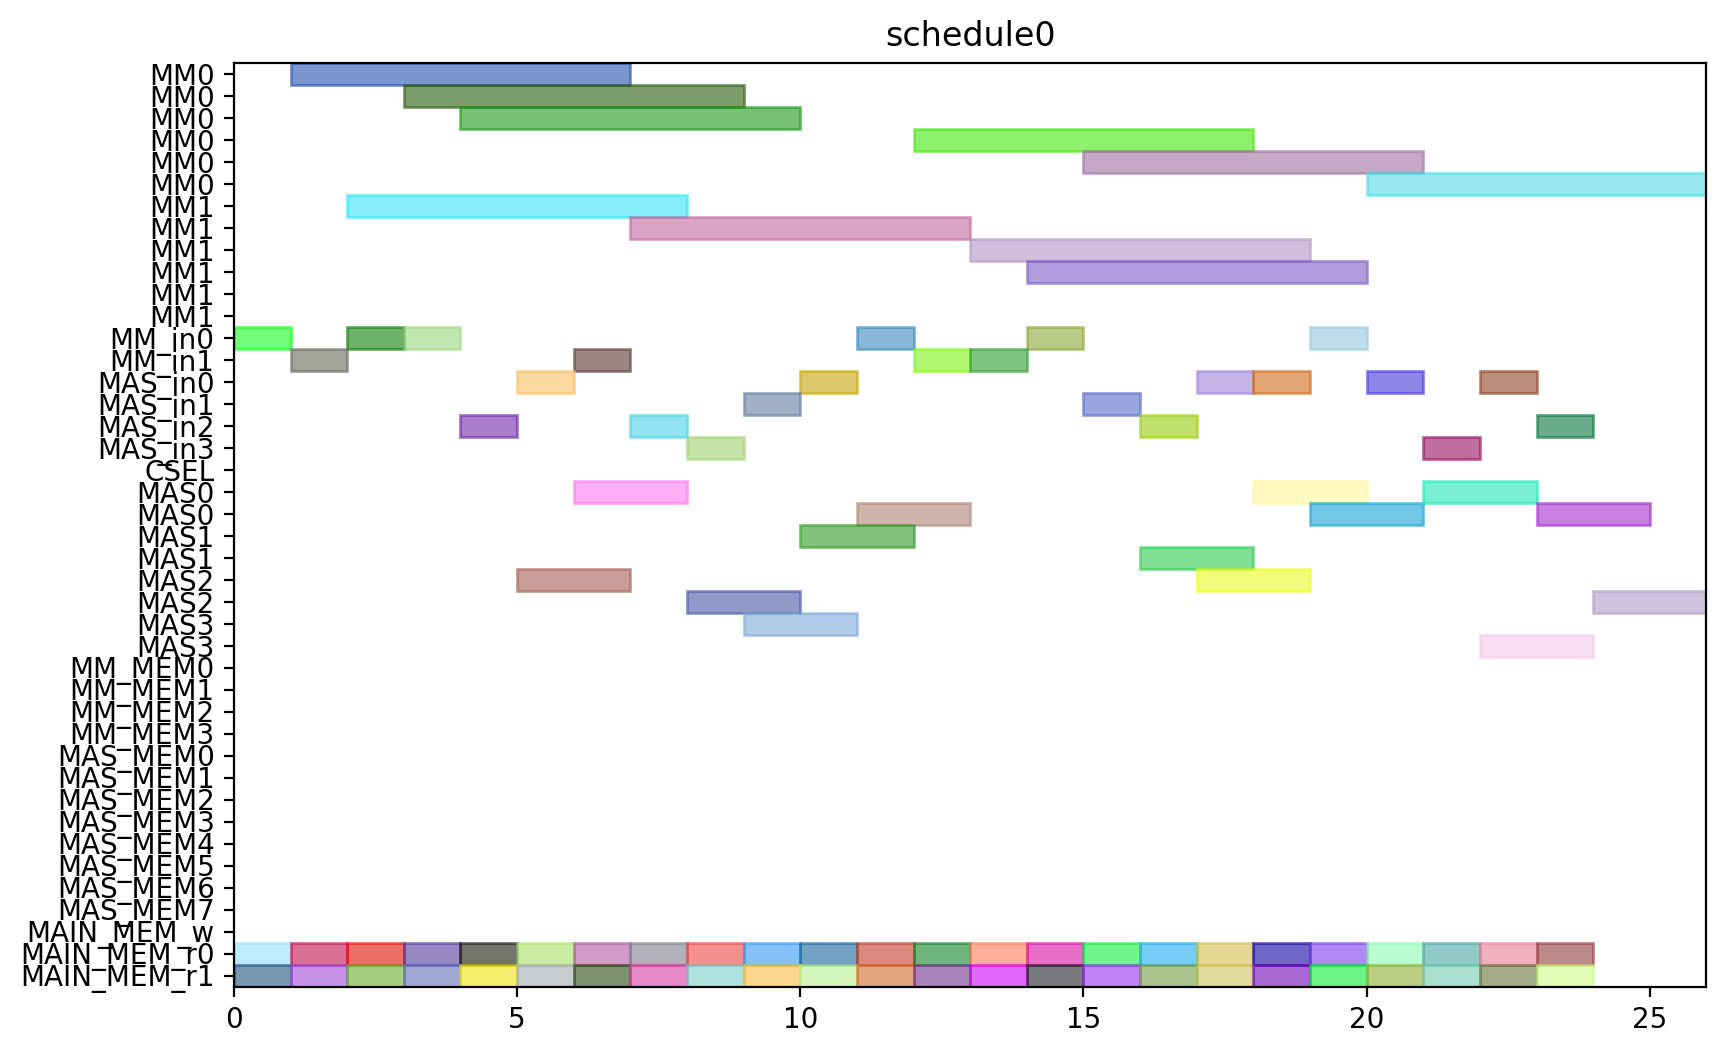

Reproduce this figure in Python.
from pyschedule import Scenario, solvers, plotters, alt


def solve():
	horizon = 120
	S = Scenario("schedule0", horizon=horizon)

	# resource
	MM = S.Resources('MM', num=2, size=6)
	MM_in = S.Resources('MM_in', num=2)
	MAS_in = S.Resources('MAS_in', num=4)
	CSEL = S.Resource('CSEL')
	MAS = S.Resources('MAS', num=4, size=2, periods=range(1, horizon))
	MM_MEM = S.Resources('MM_MEM', num=4)
	MAS_MEM = S.Resources('MAS_MEM', num=8)
	MAIN_MEM_w = S.Resource('MAIN_MEM_w', size=1)
	MAIN_MEM_r = S.Resources('MAIN_MEM_r', num=2)

	# result of previous scheduling

	# new tasks
	t0_t0 = S.Task('t0_t0', length=2, delay_cost=1)
	t0_t0 += alt(MAS)
	t0_t0_in = S.Task('t0_t0_in', length=1, delay_cost=1)
	t0_t0_in += alt(MAS_in)
	S += t0_t0_in*MAS_in[0]<=t0_t0*MAS[0]

	S += t0_t0_in*MAS_in[1]<=t0_t0*MAS[1]

	S += t0_t0_in*MAS_in[2]<=t0_t0*MAS[2]

	S += t0_t0_in*MAS_in[3]<=t0_t0*MAS[3]

	t0_t0_mem0 = S.Task('t0_t0_mem0', length=1, delay_cost=1)
	t0_t0_mem0 += MAIN_MEM_r[0]
	S += t0_t0_mem0 <= t0_t0

	t0_t0_mem1 = S.Task('t0_t0_mem1', length=1, delay_cost=1)
	t0_t0_mem1 += MAIN_MEM_r[1]
	S += t0_t0_mem1 <= t0_t0

	t0_t1 = S.Task('t0_t1', length=2, delay_cost=1)
	t0_t1 += alt(MAS)
	t0_t1_in = S.Task('t0_t1_in', length=1, delay_cost=1)
	t0_t1_in += alt(MAS_in)
	S += t0_t1_in*MAS_in[0]<=t0_t1*MAS[0]

	S += t0_t1_in*MAS_in[1]<=t0_t1*MAS[1]

	S += t0_t1_in*MAS_in[2]<=t0_t1*MAS[2]

	S += t0_t1_in*MAS_in[3]<=t0_t1*MAS[3]

	t0_t1_mem0 = S.Task('t0_t1_mem0', length=1, delay_cost=1)
	t0_t1_mem0 += MAIN_MEM_r[0]
	S += t0_t1_mem0 <= t0_t1

	t0_t1_mem1 = S.Task('t0_t1_mem1', length=1, delay_cost=1)
	t0_t1_mem1 += MAIN_MEM_r[1]
	S += t0_t1_mem1 <= t0_t1

	t0_t3 = S.Task('t0_t3', length=6, delay_cost=1)
	t0_t3 += alt(MM)
	t0_t3_in = S.Task('t0_t3_in', length=1, delay_cost=1)
	t0_t3_in += alt(MM_in)
	S += t0_t3_in*MM_in[0]<=t0_t3*MM[0]
	S += t0_t3_in*MM_in[1]<=t0_t3*MM[1]
	t0_t3_mem0 = S.Task('t0_t3_mem0', length=1, delay_cost=1)
	t0_t3_mem0 += MAIN_MEM_r[0]
	S += t0_t3_mem0 <= t0_t3

	t0_t3_mem1 = S.Task('t0_t3_mem1', length=1, delay_cost=1)
	t0_t3_mem1 += MAIN_MEM_r[1]
	S += t0_t3_mem1 <= t0_t3

	t10 = S.Task('t10', length=2, delay_cost=1)
	t10 += alt(MAS)
	t10_in = S.Task('t10_in', length=1, delay_cost=1)
	t10_in += alt(MAS_in)
	S += t10_in*MAS_in[0]<=t10*MAS[0]

	S += t10_in*MAS_in[1]<=t10*MAS[1]

	S += t10_in*MAS_in[2]<=t10*MAS[2]

	S += t10_in*MAS_in[3]<=t10*MAS[3]

	t10_mem0 = S.Task('t10_mem0', length=1, delay_cost=1)
	t10_mem0 += MAIN_MEM_r[0]
	S += t10_mem0 <= t10

	t10_mem1 = S.Task('t10_mem1', length=1, delay_cost=1)
	t10_mem1 += MAIN_MEM_r[1]
	S += t10_mem1 <= t10

	t11 = S.Task('t11', length=2, delay_cost=1)
	t11 += alt(MAS)
	t11_in = S.Task('t11_in', length=1, delay_cost=1)
	t11_in += alt(MAS_in)
	S += t11_in*MAS_in[0]<=t11*MAS[0]

	S += t11_in*MAS_in[1]<=t11*MAS[1]

	S += t11_in*MAS_in[2]<=t11*MAS[2]

	S += t11_in*MAS_in[3]<=t11*MAS[3]

	t11_mem0 = S.Task('t11_mem0', length=1, delay_cost=1)
	t11_mem0 += MAIN_MEM_r[0]
	S += t11_mem0 <= t11

	t11_mem1 = S.Task('t11_mem1', length=1, delay_cost=1)
	t11_mem1 += MAIN_MEM_r[1]
	S += t11_mem1 <= t11

	t3_t0 = S.Task('t3_t0', length=6, delay_cost=1)
	t3_t0 += alt(MM)
	t3_t0_in = S.Task('t3_t0_in', length=1, delay_cost=1)
	t3_t0_in += alt(MM_in)
	S += t3_t0_in*MM_in[0]<=t3_t0*MM[0]
	S += t3_t0_in*MM_in[1]<=t3_t0*MM[1]
	t3_t0_mem0 = S.Task('t3_t0_mem0', length=1, delay_cost=1)
	t3_t0_mem0 += MAIN_MEM_r[0]
	S += t3_t0_mem0 <= t3_t0

	t3_t0_mem1 = S.Task('t3_t0_mem1', length=1, delay_cost=1)
	t3_t0_mem1 += MAIN_MEM_r[1]
	S += t3_t0_mem1 <= t3_t0

	t3_t1 = S.Task('t3_t1', length=6, delay_cost=1)
	t3_t1 += alt(MM)
	t3_t1_in = S.Task('t3_t1_in', length=1, delay_cost=1)
	t3_t1_in += alt(MM_in)
	S += t3_t1_in*MM_in[0]<=t3_t1*MM[0]
	S += t3_t1_in*MM_in[1]<=t3_t1*MM[1]
	t3_t1_mem0 = S.Task('t3_t1_mem0', length=1, delay_cost=1)
	t3_t1_mem0 += MAIN_MEM_r[0]
	S += t3_t1_mem0 <= t3_t1

	t3_t1_mem1 = S.Task('t3_t1_mem1', length=1, delay_cost=1)
	t3_t1_mem1 += MAIN_MEM_r[1]
	S += t3_t1_mem1 <= t3_t1

	t3_t2 = S.Task('t3_t2', length=2, delay_cost=1)
	t3_t2 += alt(MAS)
	t3_t2_in = S.Task('t3_t2_in', length=1, delay_cost=1)
	t3_t2_in += alt(MAS_in)
	S += t3_t2_in*MAS_in[0]<=t3_t2*MAS[0]

	S += t3_t2_in*MAS_in[1]<=t3_t2*MAS[1]

	S += t3_t2_in*MAS_in[2]<=t3_t2*MAS[2]

	S += t3_t2_in*MAS_in[3]<=t3_t2*MAS[3]

	t3_t2_mem0 = S.Task('t3_t2_mem0', length=1, delay_cost=1)
	t3_t2_mem0 += MAIN_MEM_r[0]
	S += t3_t2_mem0 <= t3_t2

	t3_t2_mem1 = S.Task('t3_t2_mem1', length=1, delay_cost=1)
	t3_t2_mem1 += MAIN_MEM_r[1]
	S += t3_t2_mem1 <= t3_t2

	t3_t3 = S.Task('t3_t3', length=2, delay_cost=1)
	t3_t3 += alt(MAS)
	t3_t3_in = S.Task('t3_t3_in', length=1, delay_cost=1)
	t3_t3_in += alt(MAS_in)
	S += t3_t3_in*MAS_in[0]<=t3_t3*MAS[0]

	S += t3_t3_in*MAS_in[1]<=t3_t3*MAS[1]

	S += t3_t3_in*MAS_in[2]<=t3_t3*MAS[2]

	S += t3_t3_in*MAS_in[3]<=t3_t3*MAS[3]

	t3_t3_mem0 = S.Task('t3_t3_mem0', length=1, delay_cost=1)
	t3_t3_mem0 += MAIN_MEM_r[0]
	S += t3_t3_mem0 <= t3_t3

	t3_t3_mem1 = S.Task('t3_t3_mem1', length=1, delay_cost=1)
	t3_t3_mem1 += MAIN_MEM_r[1]
	S += t3_t3_mem1 <= t3_t3

	t4_t0 = S.Task('t4_t0', length=2, delay_cost=1)
	t4_t0 += alt(MAS)
	t4_t0_in = S.Task('t4_t0_in', length=1, delay_cost=1)
	t4_t0_in += alt(MAS_in)
	S += t4_t0_in*MAS_in[0]<=t4_t0*MAS[0]

	S += t4_t0_in*MAS_in[1]<=t4_t0*MAS[1]

	S += t4_t0_in*MAS_in[2]<=t4_t0*MAS[2]

	S += t4_t0_in*MAS_in[3]<=t4_t0*MAS[3]

	t4_t0_mem0 = S.Task('t4_t0_mem0', length=1, delay_cost=1)
	t4_t0_mem0 += MAIN_MEM_r[0]
	S += t4_t0_mem0 <= t4_t0

	t4_t0_mem1 = S.Task('t4_t0_mem1', length=1, delay_cost=1)
	t4_t0_mem1 += MAIN_MEM_r[1]
	S += t4_t0_mem1 <= t4_t0

	t4_t1 = S.Task('t4_t1', length=2, delay_cost=1)
	t4_t1 += alt(MAS)
	t4_t1_in = S.Task('t4_t1_in', length=1, delay_cost=1)
	t4_t1_in += alt(MAS_in)
	S += t4_t1_in*MAS_in[0]<=t4_t1*MAS[0]

	S += t4_t1_in*MAS_in[1]<=t4_t1*MAS[1]

	S += t4_t1_in*MAS_in[2]<=t4_t1*MAS[2]

	S += t4_t1_in*MAS_in[3]<=t4_t1*MAS[3]

	t4_t1_mem0 = S.Task('t4_t1_mem0', length=1, delay_cost=1)
	t4_t1_mem0 += MAIN_MEM_r[0]
	S += t4_t1_mem0 <= t4_t1

	t4_t1_mem1 = S.Task('t4_t1_mem1', length=1, delay_cost=1)
	t4_t1_mem1 += MAIN_MEM_r[1]
	S += t4_t1_mem1 <= t4_t1

	t4_t3 = S.Task('t4_t3', length=6, delay_cost=1)
	t4_t3 += alt(MM)
	t4_t3_in = S.Task('t4_t3_in', length=1, delay_cost=1)
	t4_t3_in += alt(MM_in)
	S += t4_t3_in*MM_in[0]<=t4_t3*MM[0]
	S += t4_t3_in*MM_in[1]<=t4_t3*MM[1]
	t4_t3_mem0 = S.Task('t4_t3_mem0', length=1, delay_cost=1)
	t4_t3_mem0 += MAIN_MEM_r[0]
	S += t4_t3_mem0 <= t4_t3

	t4_t3_mem1 = S.Task('t4_t3_mem1', length=1, delay_cost=1)
	t4_t3_mem1 += MAIN_MEM_r[1]
	S += t4_t3_mem1 <= t4_t3

	t5_t0 = S.Task('t5_t0', length=6, delay_cost=1)
	t5_t0 += alt(MM)
	t5_t0_in = S.Task('t5_t0_in', length=1, delay_cost=1)
	t5_t0_in += alt(MM_in)
	S += t5_t0_in*MM_in[0]<=t5_t0*MM[0]
	S += t5_t0_in*MM_in[1]<=t5_t0*MM[1]
	t5_t0_mem0 = S.Task('t5_t0_mem0', length=1, delay_cost=1)
	t5_t0_mem0 += MAIN_MEM_r[0]
	S += t5_t0_mem0 <= t5_t0

	t5_t0_mem1 = S.Task('t5_t0_mem1', length=1, delay_cost=1)
	t5_t0_mem1 += MAIN_MEM_r[1]
	S += t5_t0_mem1 <= t5_t0

	t5_t1 = S.Task('t5_t1', length=6, delay_cost=1)
	t5_t1 += alt(MM)
	t5_t1_in = S.Task('t5_t1_in', length=1, delay_cost=1)
	t5_t1_in += alt(MM_in)
	S += t5_t1_in*MM_in[0]<=t5_t1*MM[0]
	S += t5_t1_in*MM_in[1]<=t5_t1*MM[1]
	t5_t1_mem0 = S.Task('t5_t1_mem0', length=1, delay_cost=1)
	t5_t1_mem0 += MAIN_MEM_r[0]
	S += t5_t1_mem0 <= t5_t1

	t5_t1_mem1 = S.Task('t5_t1_mem1', length=1, delay_cost=1)
	t5_t1_mem1 += MAIN_MEM_r[1]
	S += t5_t1_mem1 <= t5_t1

	t5_t2 = S.Task('t5_t2', length=2, delay_cost=1)
	t5_t2 += alt(MAS)
	t5_t2_in = S.Task('t5_t2_in', length=1, delay_cost=1)
	t5_t2_in += alt(MAS_in)
	S += t5_t2_in*MAS_in[0]<=t5_t2*MAS[0]

	S += t5_t2_in*MAS_in[1]<=t5_t2*MAS[1]

	S += t5_t2_in*MAS_in[2]<=t5_t2*MAS[2]

	S += t5_t2_in*MAS_in[3]<=t5_t2*MAS[3]

	t5_t2_mem0 = S.Task('t5_t2_mem0', length=1, delay_cost=1)
	t5_t2_mem0 += MAIN_MEM_r[0]
	S += t5_t2_mem0 <= t5_t2

	t5_t2_mem1 = S.Task('t5_t2_mem1', length=1, delay_cost=1)
	t5_t2_mem1 += MAIN_MEM_r[1]
	S += t5_t2_mem1 <= t5_t2

	t5_t3 = S.Task('t5_t3', length=2, delay_cost=1)
	t5_t3 += alt(MAS)
	t5_t3_in = S.Task('t5_t3_in', length=1, delay_cost=1)
	t5_t3_in += alt(MAS_in)
	S += t5_t3_in*MAS_in[0]<=t5_t3*MAS[0]

	S += t5_t3_in*MAS_in[1]<=t5_t3*MAS[1]

	S += t5_t3_in*MAS_in[2]<=t5_t3*MAS[2]

	S += t5_t3_in*MAS_in[3]<=t5_t3*MAS[3]

	t5_t3_mem0 = S.Task('t5_t3_mem0', length=1, delay_cost=1)
	t5_t3_mem0 += MAIN_MEM_r[0]
	S += t5_t3_mem0 <= t5_t3

	t5_t3_mem1 = S.Task('t5_t3_mem1', length=1, delay_cost=1)
	t5_t3_mem1 += MAIN_MEM_r[1]
	S += t5_t3_mem1 <= t5_t3

	t6_t0 = S.Task('t6_t0', length=6, delay_cost=1)
	t6_t0 += alt(MM)
	t6_t0_in = S.Task('t6_t0_in', length=1, delay_cost=1)
	t6_t0_in += alt(MM_in)
	S += t6_t0_in*MM_in[0]<=t6_t0*MM[0]
	S += t6_t0_in*MM_in[1]<=t6_t0*MM[1]
	t6_t0_mem0 = S.Task('t6_t0_mem0', length=1, delay_cost=1)
	t6_t0_mem0 += MAIN_MEM_r[0]
	S += t6_t0_mem0 <= t6_t0

	t6_t0_mem1 = S.Task('t6_t0_mem1', length=1, delay_cost=1)
	t6_t0_mem1 += MAIN_MEM_r[1]
	S += t6_t0_mem1 <= t6_t0

	t6_t1 = S.Task('t6_t1', length=6, delay_cost=1)
	t6_t1 += alt(MM)
	t6_t1_in = S.Task('t6_t1_in', length=1, delay_cost=1)
	t6_t1_in += alt(MM_in)
	S += t6_t1_in*MM_in[0]<=t6_t1*MM[0]
	S += t6_t1_in*MM_in[1]<=t6_t1*MM[1]
	t6_t1_mem0 = S.Task('t6_t1_mem0', length=1, delay_cost=1)
	t6_t1_mem0 += MAIN_MEM_r[0]
	S += t6_t1_mem0 <= t6_t1

	t6_t1_mem1 = S.Task('t6_t1_mem1', length=1, delay_cost=1)
	t6_t1_mem1 += MAIN_MEM_r[1]
	S += t6_t1_mem1 <= t6_t1

	t6_t2 = S.Task('t6_t2', length=2, delay_cost=1)
	t6_t2 += alt(MAS)
	t6_t2_in = S.Task('t6_t2_in', length=1, delay_cost=1)
	t6_t2_in += alt(MAS_in)
	S += t6_t2_in*MAS_in[0]<=t6_t2*MAS[0]

	S += t6_t2_in*MAS_in[1]<=t6_t2*MAS[1]

	S += t6_t2_in*MAS_in[2]<=t6_t2*MAS[2]

	S += t6_t2_in*MAS_in[3]<=t6_t2*MAS[3]

	t6_t2_mem0 = S.Task('t6_t2_mem0', length=1, delay_cost=1)
	t6_t2_mem0 += MAIN_MEM_r[0]
	S += t6_t2_mem0 <= t6_t2

	t6_t2_mem1 = S.Task('t6_t2_mem1', length=1, delay_cost=1)
	t6_t2_mem1 += MAIN_MEM_r[1]
	S += t6_t2_mem1 <= t6_t2

	t6_t3 = S.Task('t6_t3', length=2, delay_cost=1)
	t6_t3 += alt(MAS)
	t6_t3_in = S.Task('t6_t3_in', length=1, delay_cost=1)
	t6_t3_in += alt(MAS_in)
	S += t6_t3_in*MAS_in[0]<=t6_t3*MAS[0]

	S += t6_t3_in*MAS_in[1]<=t6_t3*MAS[1]

	S += t6_t3_in*MAS_in[2]<=t6_t3*MAS[2]

	S += t6_t3_in*MAS_in[3]<=t6_t3*MAS[3]

	t6_t3_mem0 = S.Task('t6_t3_mem0', length=1, delay_cost=1)
	t6_t3_mem0 += MAIN_MEM_r[0]
	S += t6_t3_mem0 <= t6_t3

	t6_t3_mem1 = S.Task('t6_t3_mem1', length=1, delay_cost=1)
	t6_t3_mem1 += MAIN_MEM_r[1]
	S += t6_t3_mem1 <= t6_t3

	t7_t0 = S.Task('t7_t0', length=6, delay_cost=1)
	t7_t0 += alt(MM)
	t7_t0_in = S.Task('t7_t0_in', length=1, delay_cost=1)
	t7_t0_in += alt(MM_in)
	S += t7_t0_in*MM_in[0]<=t7_t0*MM[0]
	S += t7_t0_in*MM_in[1]<=t7_t0*MM[1]
	t7_t0_mem0 = S.Task('t7_t0_mem0', length=1, delay_cost=1)
	t7_t0_mem0 += MAIN_MEM_r[0]
	S += t7_t0_mem0 <= t7_t0

	t7_t0_mem1 = S.Task('t7_t0_mem1', length=1, delay_cost=1)
	t7_t0_mem1 += MAIN_MEM_r[1]
	S += t7_t0_mem1 <= t7_t0

	t7_t1 = S.Task('t7_t1', length=6, delay_cost=1)
	t7_t1 += alt(MM)
	t7_t1_in = S.Task('t7_t1_in', length=1, delay_cost=1)
	t7_t1_in += alt(MM_in)
	S += t7_t1_in*MM_in[0]<=t7_t1*MM[0]
	S += t7_t1_in*MM_in[1]<=t7_t1*MM[1]
	t7_t1_mem0 = S.Task('t7_t1_mem0', length=1, delay_cost=1)
	t7_t1_mem0 += MAIN_MEM_r[0]
	S += t7_t1_mem0 <= t7_t1

	t7_t1_mem1 = S.Task('t7_t1_mem1', length=1, delay_cost=1)
	t7_t1_mem1 += MAIN_MEM_r[1]
	S += t7_t1_mem1 <= t7_t1

	t7_t2 = S.Task('t7_t2', length=2, delay_cost=1)
	t7_t2 += alt(MAS)
	t7_t2_in = S.Task('t7_t2_in', length=1, delay_cost=1)
	t7_t2_in += alt(MAS_in)
	S += t7_t2_in*MAS_in[0]<=t7_t2*MAS[0]

	S += t7_t2_in*MAS_in[1]<=t7_t2*MAS[1]

	S += t7_t2_in*MAS_in[2]<=t7_t2*MAS[2]

	S += t7_t2_in*MAS_in[3]<=t7_t2*MAS[3]

	t7_t2_mem0 = S.Task('t7_t2_mem0', length=1, delay_cost=1)
	t7_t2_mem0 += MAIN_MEM_r[0]
	S += t7_t2_mem0 <= t7_t2

	t7_t2_mem1 = S.Task('t7_t2_mem1', length=1, delay_cost=1)
	t7_t2_mem1 += MAIN_MEM_r[1]
	S += t7_t2_mem1 <= t7_t2

	t7_t3 = S.Task('t7_t3', length=2, delay_cost=1)
	t7_t3 += alt(MAS)
	t7_t3_in = S.Task('t7_t3_in', length=1, delay_cost=1)
	t7_t3_in += alt(MAS_in)
	S += t7_t3_in*MAS_in[0]<=t7_t3*MAS[0]

	S += t7_t3_in*MAS_in[1]<=t7_t3*MAS[1]

	S += t7_t3_in*MAS_in[2]<=t7_t3*MAS[2]

	S += t7_t3_in*MAS_in[3]<=t7_t3*MAS[3]

	t7_t3_mem0 = S.Task('t7_t3_mem0', length=1, delay_cost=1)
	t7_t3_mem0 += MAIN_MEM_r[0]
	S += t7_t3_mem0 <= t7_t3

	t7_t3_mem1 = S.Task('t7_t3_mem1', length=1, delay_cost=1)
	t7_t3_mem1 += MAIN_MEM_r[1]
	S += t7_t3_mem1 <= t7_t3

	solvers.mip.solve(S,msg=1,kind='CPLEX',ratio_gap=1.01)

	solution = [['hoge']*len(S.solution()[1]) for i in range(len(S.solution()))]
	for i in range(len(S.solution())):
		for j in range(len(S.solution()[i])):
			solution[i][j]=str(S.solution()[i][j])
	print(solution)

	cycles = int(solution[-1][3])

	pic_file_name = "/mnt/rose/usr1/fukuda/ABE/multiRAM_multiMAS_16mux/scheduling_result/stage6MM2_stage2MAS4/SQR012345/schedule0.png"
	if(S.solution() != []):
		plotters.matplotlib.plot(S,img_filename=pic_file_name, show_task_labels=False, fig_size=(cycles*0.25+3, 6))

	return solution
